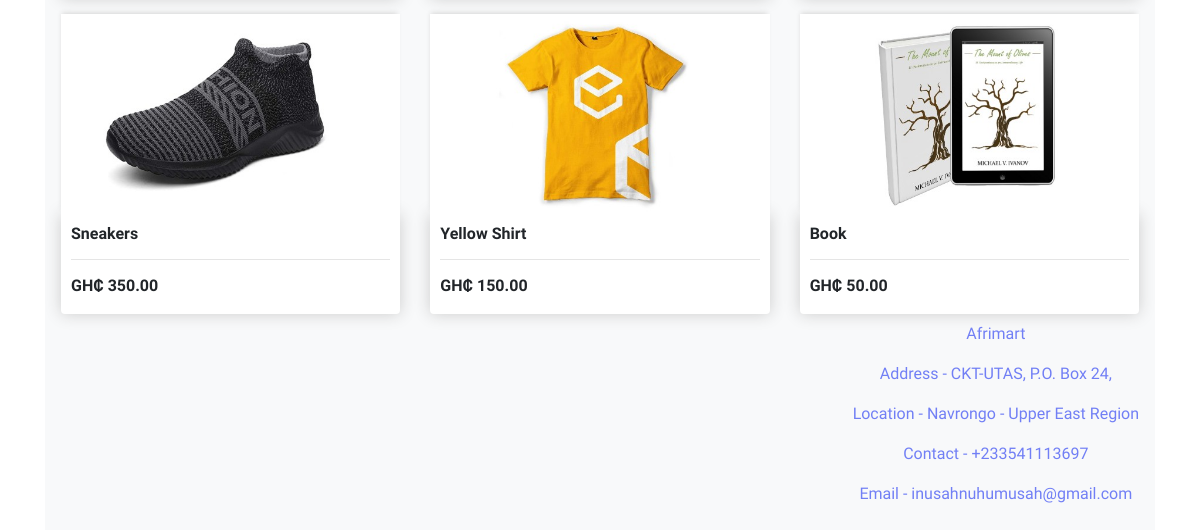
Page /store/ (lower part) on the earlier database version.
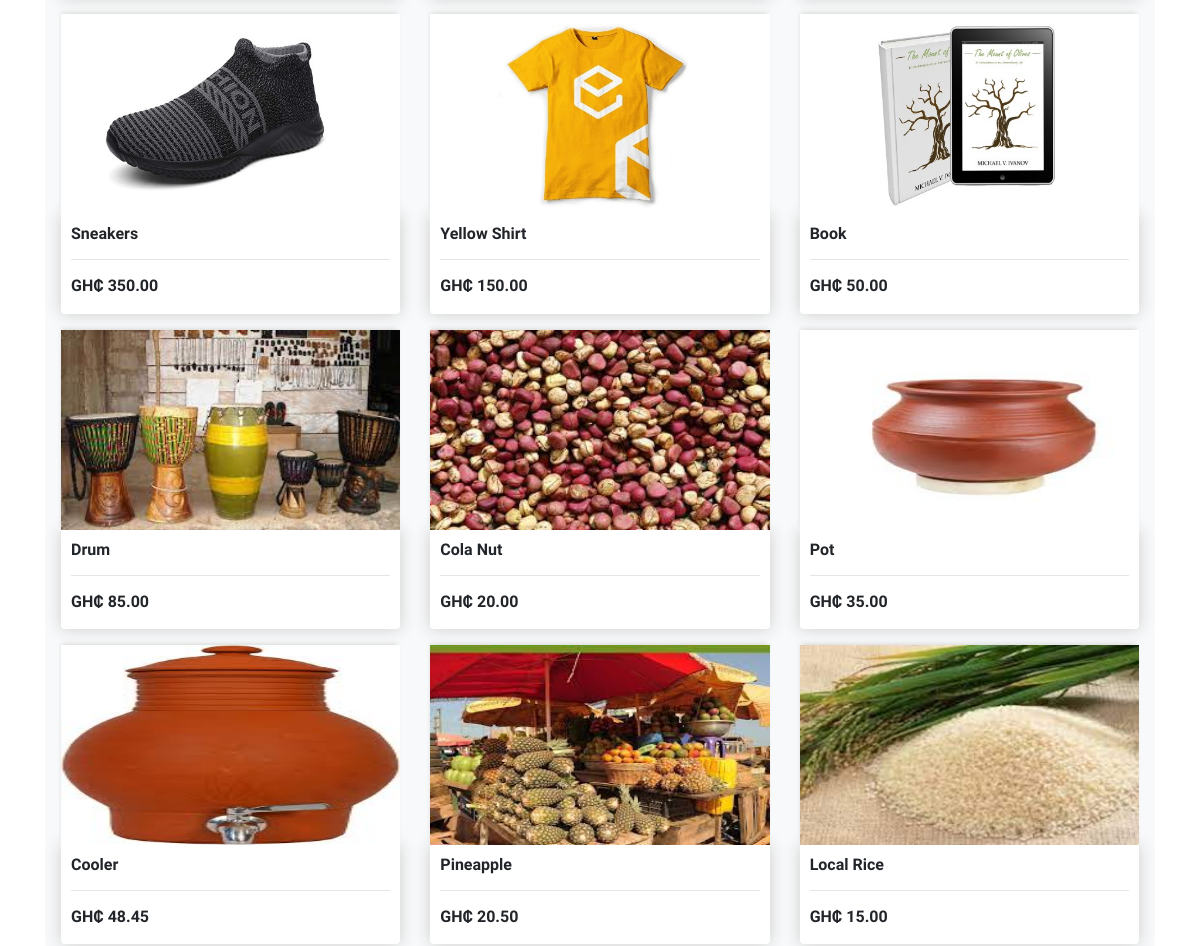
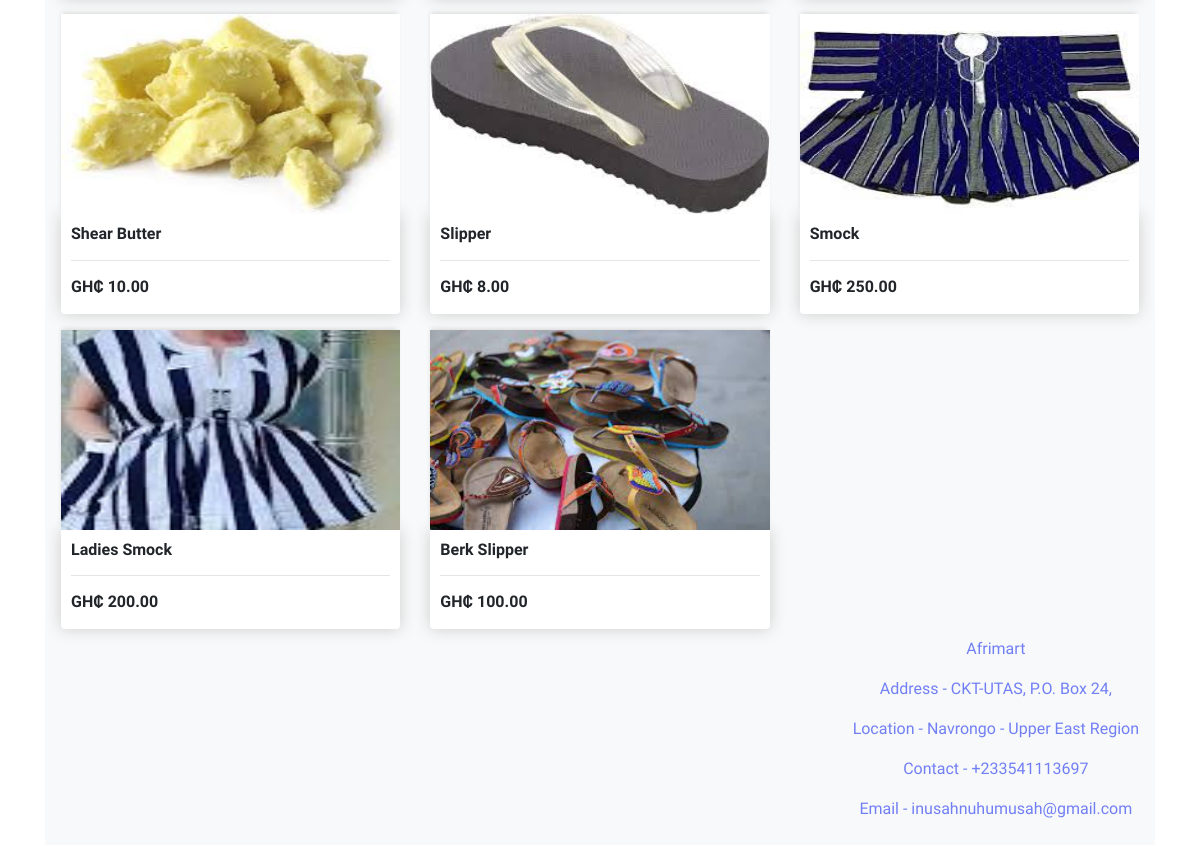
Same page on the later database version (2 pictures, top to bottom).
### store/models.py (models this page shows, shortened)
class Product(models.Model):
    name = models.CharField(max_length=200, null=True)
    price = models.FloatField(max_length=200, null=True)
    digital = models.BooleanField(default=False, null=True, blank=True)
    image = models.ImageField(null=True, blank=True)
    @property
    def imageURL(self):
        try:
            url = self.image.url
        except:
            url = ''
        return url

### store/views.py (the view)
# urls.py: path('', include('store.urls')),
def store(request):
    data = cartData(request)
    cartItems = data['cartItems']
    order = data['order']
    items = data['items']
    products = Product.objects.all()
    context = {'products': products, 'cartItems': cartItems}
    return render(request, 'store/store.html', context)

### store/utils.py (called while the page is built, shortened)
def cookieCart(request):
    try:
        cart = json.loads(request.COOKIES['cart'])
    except:
        cart = {}
        print('CART:', cart)
    items = []
    order = {'get_cart_total': 0, 'get_cart_items': 0, 'shipping': False}
    cartItems = order['get_cart_items']
    return {'cartItems': cartItems, 'order': order, 'items': items}

def cartData(request):
    if request.user.is_authenticated:
        customer = request.user.customer
        order, created = Order.objects.get_or_create(customer=customer, complete=False)
        items = order.orderitem_set.all()
        cartItems = order.get_cart_items
    else:
        cookieData = cookieCart(request)
        cartItems = cookieData['cartItems']
        order = cookieData['order']
        items = cookieData['items']
    return {'cartItems': cartItems, 'order': order, 'items': items}

### templates/store/store.html (shortened to what this page needs)
{% extends 'store/main.html' %}
{% load static %}
{% block content %}
<nav class="navbar navbar-light bg-light">
     <div class="row">
      {% for product in products %}
        <div class="col-6 col-sm-4 my-2">
            <img class="thumbnail" src="{{ product.imageURL }}">
            <div class="box-element product">
                <h6><strong>{{ product.name }}</strong></h6>
                <hr>
                <div class="d-flex justify-content-between">
                    <h6 class="d-flex">
                      <strong>GH₵ {{ product.price|floatformat:2 }}</strong>
                    </h6>
                </div>
            </div>
        </div>
      {% endfor product in products %}
    </div>
{% endblock content %}

### templates/store/main.html (shortened to what this page needs)
<!DOCTYPE html>
{% load static %}
<html>
    <head>
            <link rel="stylesheet" type="text/css" href="{% static 'css/main.css' %}">
            <link rel="stylesheet" href="https://maxcdn.bootstrapcdn.com/bootstrap/4.0.0/css/bootstrap.min.css">
     </head>
     <body style="font-family: 'Glory', sans-serif;">
         <div class="container">
                <br>
                {% block content %}
                 {% endblock content %}
                <br>
                <div class="credits">
                    <p>Afrimart</p>
                    <p>Address - CKT-UTAS, P.O. Box 24,
                    <p>Location - Navrongo - Upper East Region
                    <p>Contact - +233541113697<p>
                    <p>Email - inusahnuhumusah@gmail.com</p>
                </div>
         </div>
     </body>
</html>

### static/css/main.css (style rules this page uses)
body { background-color: hsl(0, 0%, 98%); }
h1,h2,h3,h4,h5,h6 { color:hsl(0, 0%, 30%); }
.box-element { box-shadow:hsl(0, 0%, 80%) 0 0 16px; background-color: #fff; border-radius: 4px; padding: 10px; }
.thumbnail { width: 100%; height: 200px; -webkit-box-shadow: -1px -3px 5px -2px rgba(214,214,214,1); -moz-box-shadow: -1px -3px 5px -2px rgba(214,214,214,1); box-shadow: -1px -3px 5px -2px rgba(214,214,214,1); }
.product { border-radius: 0 0 4px 4px; }
.credits p { text-align: center; color: #717ff5; }

Differences in the rows shown:
added Product: imageURL (picture), name "Drum", price "85.00"
added Product: imageURL (picture), name "Cola Nut", price "20.00"
added Product: imageURL (picture), name "Pot", price "35.00"
added Product: imageURL (picture), name "Cooler", price "48.45"
added Product: imageURL (picture), name "Pineapple", price "20.50"
added Product: imageURL (picture), name "Local Rice", price "15.00"
added Product: imageURL (picture), name "Shear Butter", price "10.00"
added Product: imageURL (picture), name "Slipper", price "8.00"
added Product: imageURL (picture), name "Smock", price "250.00"
added Product: imageURL (picture), name "Ladies Smock", price "200.00"
added Product: imageURL (picture), name "Berk Slipper", price "100.00"
